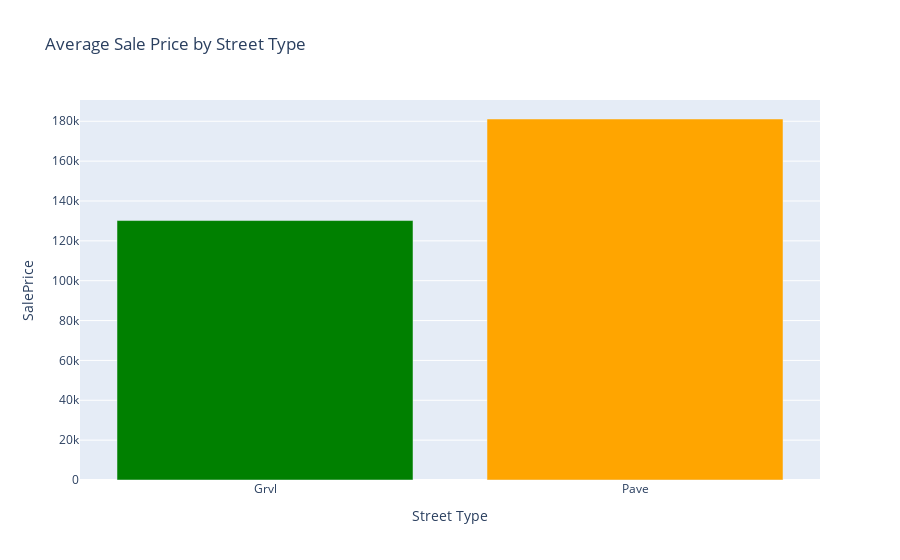
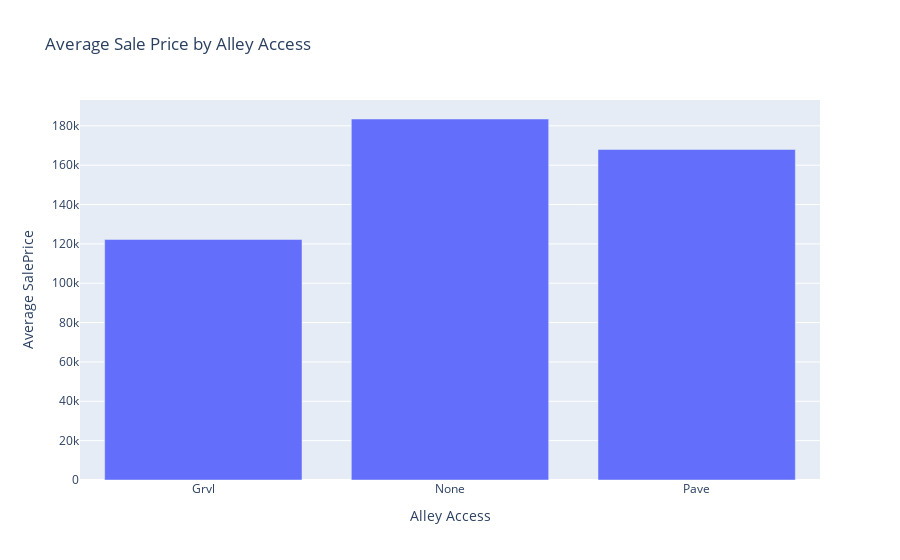

Notebook cell for these charts, in order:
### Markdown cell above
### Question 3:
Does street and alley access types effect on sale price?

### Code cell
# Street and alley access type effect on sale price
street_price = train_data.groupby('Street')['SalePrice'].mean()
alley_price = train_data.groupby('Alley')['SalePrice'].mean()

# Street price
colors_street = np.where(street_price.index == 'Pave', 'green', 'orange')
fig4 = px.bar(x=street_price.index,
              y=street_price.values,
              title="Average Sale Price by Street Type",
              color=colors_street, color_discrete_sequence=['green', 'orange'])
fig4.update_xaxes(title='Street Type')
fig4.update_yaxes(title='SalePrice')
fig4.update_layout(showlegend=False)
fig4.show()

# Alley price
fig5 = go.Figure()
fig5.add_trace(go.Bar(
    x=alley_price.index,
    y=alley_price.values,
    marker=dict(color='light blue'),
    name="Average SalePrice"
))

fig5.update_layout(
    title="Average Sale Price by Alley Access",
    xaxis_title="Alley Access",
    yaxis_title="Average SalePrice"
)

fig5.show()

### Figure 1 — Plotly figure (JSON) as saved in the notebook; plotly's stock layout.template omitted (floating-point values rounded to 4 significant figures)
{"data": [{"hovertemplate": "color=orange<br>x=%{x}<br>y=%{y}<extra></extra>", "legendgroup": "orange", "marker": {"color": "green", "pattern": {"shape": ""}}, "name": "orange", "orientation": "v", "showlegend": true, "textposition": "auto", "type": "bar", "x": ["Grvl"], "xaxis": "x", "y": [130200.0], "yaxis": "y"}, {"hovertemplate": "color=green<br>x=%{x}<br>y=%{y}<extra></extra>", "legendgroup": "green", "marker": {"color": "orange", "pattern": {"shape": ""}}, "name": "green", "orientation": "v", "showlegend": true, "textposition": "auto", "type": "bar", "x": ["Pave"], "xaxis": "x", "y": [181100.0], "yaxis": "y"}], "layout": {"barmode": "relative", "legend": {"title": {"text": "color"}, "tracegroupgap": 0}, "showlegend": false, "title": {"text": "Average Sale Price by Street Type"}, "xaxis": {"anchor": "y", "domain": [0, 1], "title": {"text": "Street Type"}}, "yaxis": {"anchor": "x", "domain": [0, 1], "title": {"text": "SalePrice"}}}}

### Figure 2 — Plotly figure (JSON) as saved in the notebook; plotly's stock layout.template omitted (floating-point values rounded to 4 significant figures)
{"data": [{"marker": {"color": "light blue"}, "name": "Average SalePrice", "type": "bar", "x": ["Grvl", "None", "Pave"], "y": [122200.0, 183500.0, 168000.0]}], "layout": {"title": {"text": "Average Sale Price by Alley Access"}, "xaxis": {"title": {"text": "Alley Access"}}, "yaxis": {"title": {"text": "Average SalePrice"}}}}
